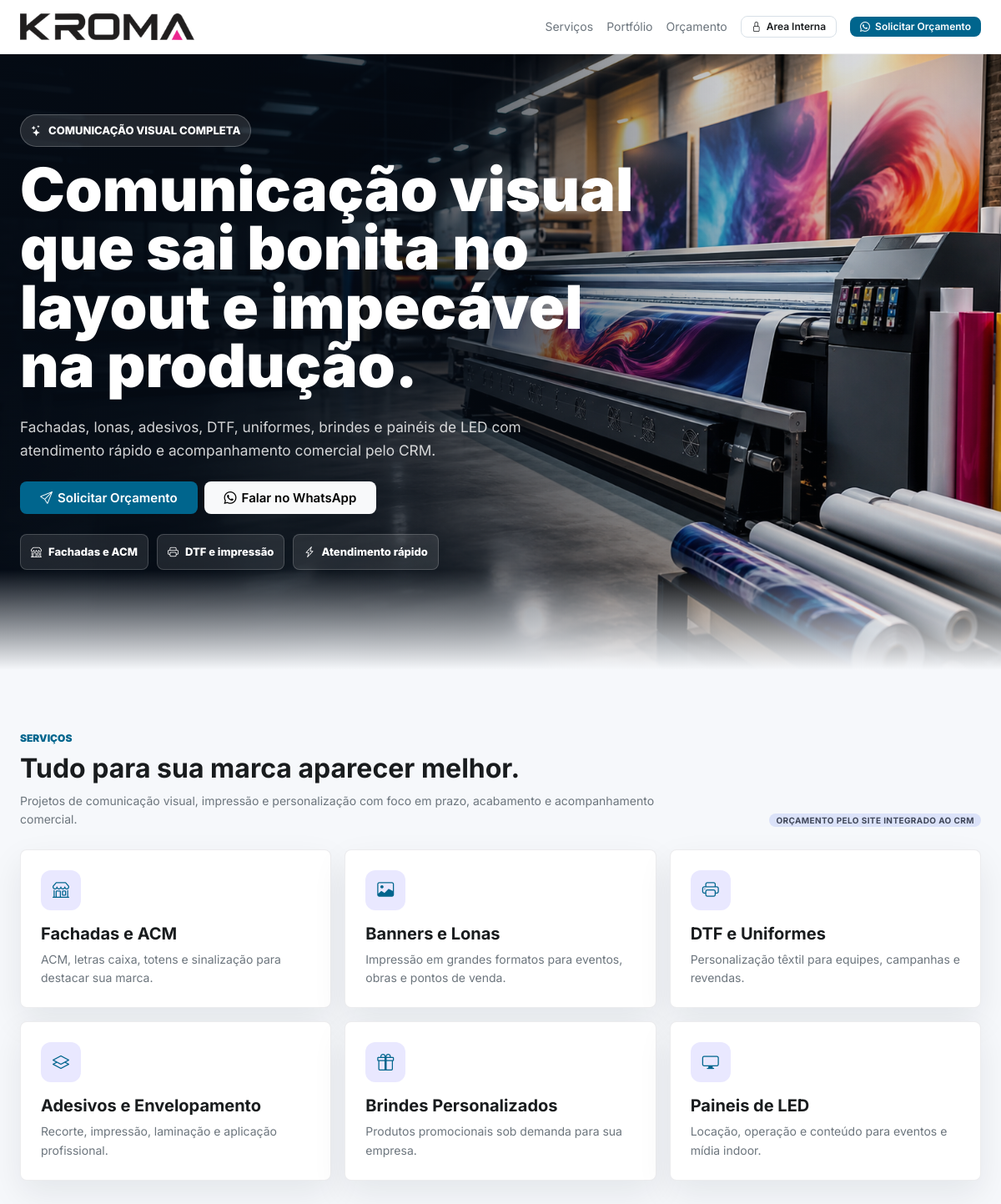
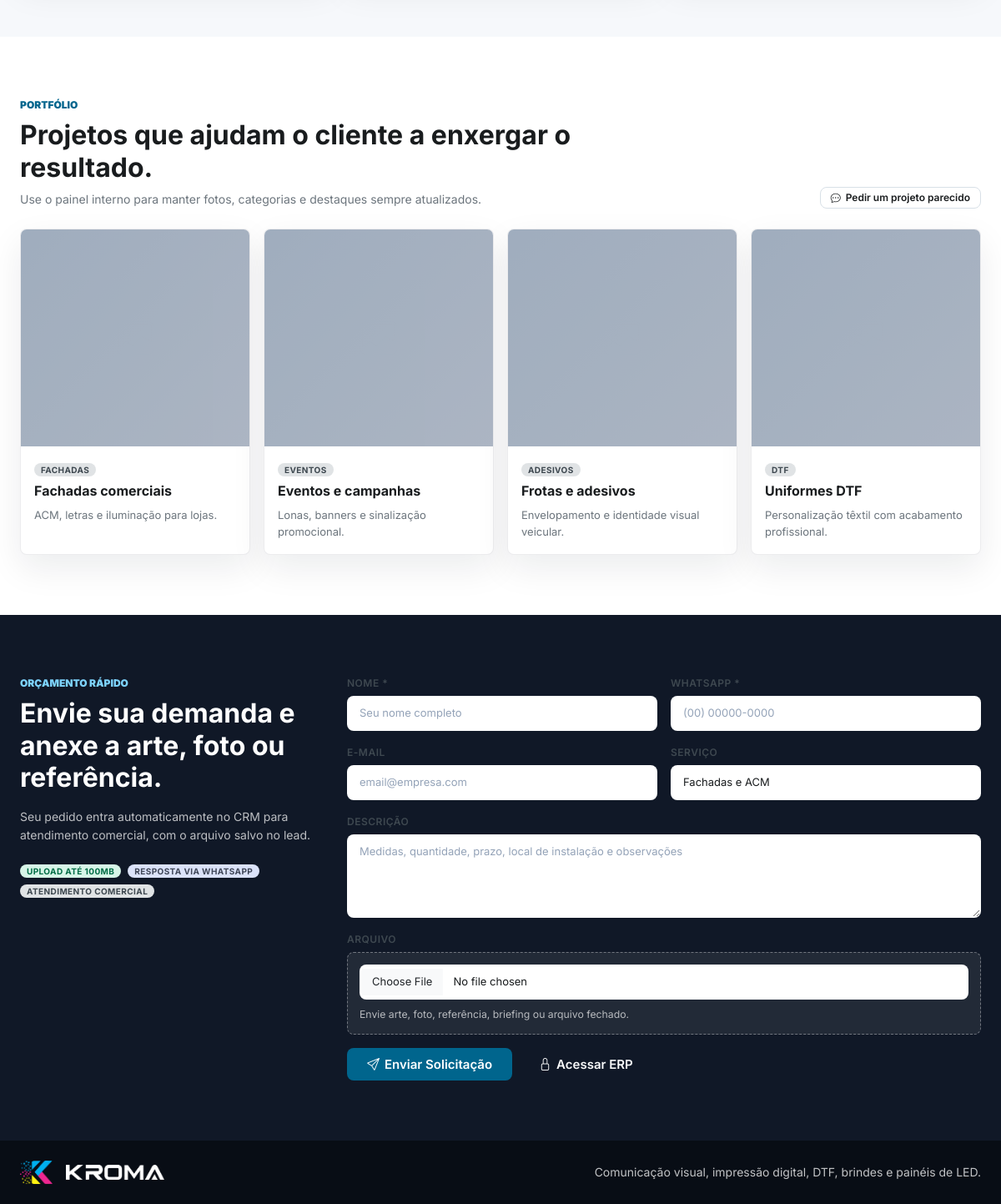
The page / on the database its author committed (2 pictures, top to bottom).
### tables this page shows
CREATE TABLE IF NOT EXISTS site_configuracoes (
    id                  INT UNSIGNED AUTO_INCREMENT PRIMARY KEY,
    google_analytics_id VARCHAR(80),
    seo_titulo          VARCHAR(180),
    seo_descricao       VARCHAR(320),
    seo_keywords        TEXT,
    canonical_url       VARCHAR(300),
    hero_badge          VARCHAR(120),
    hero_titulo         VARCHAR(220),
    hero_subtitulo      TEXT,
    hero_cta_texto      VARCHAR(80),
    hero_cta_secundario VARCHAR(80),
    hero_image_url      VARCHAR(500),
    created_at          DATETIME DEFAULT CURRENT_TIMESTAMP,
    updated_at          DATETIME DEFAULT CURRENT_TIMESTAMP ON UPDATE CURRENT_TIMESTAMP
);

CREATE TABLE IF NOT EXISTS site_servicos (
    id          INT UNSIGNED AUTO_INCREMENT PRIMARY KEY,
    titulo      VARCHAR(150) NOT NULL,
    descricao   TEXT,
    icone       VARCHAR(80) DEFAULT 'bi-stars',
    ordem       INT DEFAULT 0,
    ativo       TINYINT(1) DEFAULT 1,
    created_at  DATETIME DEFAULT CURRENT_TIMESTAMP,
    updated_at  DATETIME DEFAULT CURRENT_TIMESTAMP ON UPDATE CURRENT_TIMESTAMP,
    INDEX idx_ativo_ordem (ativo, ordem)
);

CREATE TABLE IF NOT EXISTS site_portfolio (
    id          INT UNSIGNED AUTO_INCREMENT PRIMARY KEY,
    titulo      VARCHAR(150) NOT NULL,
    categoria   VARCHAR(100),
    descricao   TEXT,
    imagem_url  VARCHAR(500),
    ordem       INT DEFAULT 0,
    ativo       TINYINT(1) DEFAULT 1,
    created_at  DATETIME DEFAULT CURRENT_TIMESTAMP,
    updated_at  DATETIME DEFAULT CURRENT_TIMESTAMP ON UPDATE CURRENT_TIMESTAMP,
    INDEX idx_ativo_ordem (ativo, ordem)
);

### app/Views/landing/index.php (the view)
<?php
$site = $site ?? [];
$servicos = $servicos ?? [];
$portfolio = $portfolio ?? [];
$empresa = $empresa ?? [];
$heroImage = $heroImage ?? APP_URL . '/public/assets/img/landing-hero-printshop.png';
$whats = preg_replace('/\D+/', '', $empresa['whatsapp'] ?? $empresa['telefone'] ?? '');
$whatsNumero = $whats && str_starts_with($whats, '55') ? $whats : '55' . ltrim($whats, '0');
$whatsUrl = $whats ? 'https://wa.me/' . $whatsNumero : '#orcamento';
?>
<section class="landing-hero" style="--hero-image:url('<?= htmlspecialchars($heroImage, ENT_QUOTES) ?>');">
    <div class="container-fluid px-4">
        <div class="hero-content">
            <div class="hero-kicker mb-3">
                <i class="bi bi-stars"></i>
                <?= htmlspecialchars($site['hero_badge'] ?? 'Comunicação visual completa') ?>
            </div>
            <h1 class="hero-title mb-4"><?= htmlspecialchars($site['hero_titulo'] ?? 'Comunicação visual que sai bonita no layout e impecável na produção.') ?></h1>
            <p class="hero-copy mb-4"><?= htmlspecialchars($site['hero_subtitulo'] ?? 'Fachadas, lonas, adesivos, DTF, uniformes, brindes e painéis de LED com atendimento rápido e acompanhamento comercial pelo CRM.') ?></p>
            <div class="d-flex flex-wrap gap-2 mb-4">
                <a href="#orcamento" class="btn btn-primary btn-lg"><i class="bi bi-send"></i> <?= htmlspecialchars($site['hero_cta_texto'] ?? 'Solicitar Orçamento') ?></a>
                <a href="<?= htmlspecialchars($whatsUrl) ?>" target="_blank" rel="noopener" class="btn btn-light btn-lg"><i class="bi bi-whatsapp"></i> <?= htmlspecialchars($site['hero_cta_secundario'] ?? 'Falar no WhatsApp') ?></a>
            </div>
            <div class="hero-stats">
                <span class="hero-stat"><i class="bi bi-shop"></i> Fachadas e ACM</span>
                <span class="hero-stat"><i class="bi bi-printer"></i> DTF e impressão</span>
                <span class="hero-stat"><i class="bi bi-lightning-charge"></i> Atendimento rápido</span>
            </div>
        </div>
    </div>
</section>
<section class="landing-section" id="servicos">
    <div class="container-fluid px-4">
        <div class="row align-items-end g-3 mb-4">
            <div class="col-lg-8">
                <div class="section-eyebrow mb-2">Serviços</div>
                <h2 class="fw-bold mb-2">Tudo para sua marca aparecer melhor.</h2>
                <p class="text-secondary mb-0">Projetos de comunicação visual, impressão e personalização com foco em prazo, acabamento e acompanhamento comercial.</p>
            </div>
            <div class="col-lg-4 text-lg-end">
                <span class="badge badge-info">Orçamento pelo site integrado ao CRM</span>
            </div>
        </div>
        <div class="row g-3">
            <?php foreach ($servicos as $servico): ?>
            <div class="col-md-6 col-xl-4">
                <article class="landing-card service-card">
                    <div class="kpi-icon primary mb-3"><i class="bi <?= htmlspecialchars($servico['icone'] ?? 'bi-stars') ?>"></i></div>
                    <h3 class="h5 fw-bold"><?= htmlspecialchars($servico['titulo'] ?? '') ?></h3>
                    <p class="text-secondary mb-0"><?= htmlspecialchars($servico['descricao'] ?? '') ?></p>
                </article>
            </div>
            <?php endforeach; ?>
        </div>
    </div>
</section>
<section class="landing-section bg-white" id="portfolio">
    <div class="container-fluid px-4">
        <div class="row align-items-end g-3 mb-4">
            <div class="col-lg-8">
                <div class="section-eyebrow mb-2">Portfólio</div>
                <h2 class="fw-bold mb-2">Projetos que ajudam o cliente a enxergar o resultado.</h2>
                <p class="text-secondary mb-0">Use o painel interno para manter fotos, categorias e destaques sempre atualizados.</p>
            </div>
            <div class="col-lg-4 text-lg-end">
                <a class="btn btn-secondary btn-sm" href="#orcamento"><i class="bi bi-chat-dots"></i> Pedir um projeto parecido</a>
            </div>
        </div>
        <div class="row g-3">
            <?php foreach ($portfolio as $item): ?>
            <div class="col-md-6 col-xl-3">
                <article class="landing-card overflow-hidden h-100">
                    <div class="portfolio-shot">
                        <?php if (!empty($item['imagem_url'])): ?>
                            <img src="<?= htmlspecialchars($item['imagem_url']) ?>" alt="<?= htmlspecialchars($item['titulo'] ?? 'Projeto de comunicação visual') ?>">
                        <?php else: ?>
                            <div class="placeholder"><i class="bi bi-image"></i></div>
                        <?php endif; ?>
                    </div>
                    <div class="p-3">
                        <span class="badge badge-secondary mb-2"><?= htmlspecialchars($item['categoria'] ?? 'Projeto KROMA') ?></span>
                        <h3 class="h6 fw-bold mb-2"><?= htmlspecialchars($item['titulo'] ?? '') ?></h3>
                        <p class="text-secondary mb-0" style="font-size:13px;"><?= htmlspecialchars($item['descricao'] ?? '') ?></p>
                    </div>
                </article>
            </div>
            <?php endforeach; ?>
        </div>
    </div>
</section>
<section class="landing-section quote-band" id="orcamento">
    <div class="container-fluid px-4">
        <div class="row g-4 align-items-start">
            <div class="col-lg-4">
                <div class="section-eyebrow mb-2" style="color:#7dd3fc;">Orçamento rápido</div>
                <h2 class="fw-bold mb-3">Envie sua demanda e anexe a arte, foto ou referência.</h2>
                <p class="mb-4" style="color:rgba(255,255,255,0.72);">Seu pedido entra automaticamente no CRM para atendimento comercial, com o arquivo salvo no lead.</p>
                <div class="d-flex flex-wrap gap-2">
                    <span class="badge badge-success">Upload até 100MB</span>
                    <span class="badge badge-info">Resposta via WhatsApp</span>
                    <span class="badge badge-secondary">Atendimento comercial</span>
                </div>
            </div>
            <div class="col-lg-8">
                <form action="<?= APP_URL ?>/orcamento-rapido" method="POST" enctype="multipart/form-data" class="row g-3" data-loading>
                    <div class="col-md-6">
                        <label class="form-label">Nome *</label>
                        <input class="form-control" name="nome" required placeholder="Seu nome completo">
                    </div>
                    <div class="col-md-6">
                        <label class="form-label">WhatsApp *</label>
                        <input class="form-control" name="whatsapp" required data-mask="telefone" placeholder="(00) 00000-0000">
                    </div>
                    <div class="col-md-6">
                        <label class="form-label">E-mail</label>
                        <input class="form-control" type="email" name="email" placeholder="email@empresa.com">
                    </div>
                    <div class="col-md-6">
                        <label class="form-label">Serviço</label>
                        <select class="form-select" name="servico">
                            <?php foreach ($servicos as $servico): ?>
                                <option><?= htmlspecialchars($servico['titulo'] ?? '') ?></option>
                            <?php endforeach; ?>
                        </select>
                    </div>
                    <div class="col-12">
                        <label class="form-label">Descrição</label>
                        <textarea class="form-control" name="mensagem" rows="4" placeholder="Medidas, quantidade, prazo, local de instalação e observações"></textarea>
                    </div>
                    <div class="col-12">
                        <label class="form-label">Arquivo</label>
                        <div class="file-drop">
                            <input class="form-control" type="file" name="arquivo" accept=".pdf,.cdr,.ai,.eps,.psd,.png,.jpg,.jpeg,.webp,.zip,.rar,image/*,application/pdf">
                            <div class="small mt-2" style="color:rgba(255,255,255,0.68);">Envie arte, foto, referência, briefing ou arquivo fechado.</div>
                        </div>
                    </div>
                    <div class="col-12 d-flex flex-wrap gap-2">
                        <button class="btn btn-primary btn-lg" type="submit"><i class="bi bi-send"></i> Enviar Solicitação</button>
                        <a class="btn btn-outline-light btn-lg" href="<?= APP_URL ?>/login"><i class="bi bi-lock"></i> Acessar ERP</a>
                    </div>
                </form>
            </div>
        </div>
    </div>
</section>
<footer class="py-4" style="background:#080d15; color:#fff;">
    <div class="container-fluid px-4 d-flex flex-wrap align-items-center justify-content-between gap-3">
        <div class="d-flex align-items-center gap-3">
            <img src="<?= APP_URL ?>/public/assets/img/icone.png" alt="KROMA" style="height:28px;width:auto;">
            <img src="<?= APP_URL ?>/public/assets/img/nome.png" alt="KROMA PRINT" style="height:18px;width:auto;filter:brightness(0) invert(1);">
        </div>
        <span class="opacity-75">Comunicação visual, impressão digital, DTF, brindes e painéis de LED.</span>
    </div>
</footer>

### app/Services/Router.php (shortened to what the rows shown need)
<?php
class Router
{
    private array $routes = [];
    private string $basePath = '';
    public function __construct()
    {
        $scriptDir = dirname($_SERVER['SCRIPT_NAME']);
        $this->basePath = rtrim($scriptDir, '/');
    }
    private function addRoute(string $method, string $path, $handler): void
    {
        $this->routes[] = [
            'method'  => $method,
            'path'    => $path,
            'handler' => $handler,
        ];
    }
    public function dispatch(): void
    {
        $uri    = $_SERVER['REQUEST_URI'];
        $uri = '/' . ltrim(substr($uri, strlen($this->basePath)), '/');
        $uri = rtrim($uri, '/') ?: '/';
        foreach ($this->routes as $route) {
            $pattern = $this->pathToRegex($route['path']);
            if (preg_match($pattern, $uri, $matches)) {
                $params = array_filter($matches, 'is_string', ARRAY_FILTER_USE_KEY);
                $this->callHandler($route['handler'], $params);
                return;
            }
        }
    }
    private function pathToRegex(string $path): string
    {
        $pattern = preg_replace('/\/:([^\/]+)/', '/(?P<$1>[^/]+)', $path);
        return '#^' . $pattern . '$#';
    }
    private function callHandler($handler, array $params): void
    {
        if (is_string($handler) && strpos($handler, '@') !== false) {
            [$class, $method] = explode('@', $handler);
            $controller = new $fullClass();
            call_user_func_array([$controller, $method], $params);
            return;
        }
    }
}

### rows shown on the page
site_configuracoes: hero_badge "COMUNICAÇÃO VISUAL COMPLETA", hero_titulo "Comunicação visual que sai bonita no layout e impecável na produção.", hero_subtitulo "Fachadas, lonas, adesivos, DTF, uniformes, brindes e painéis de LED com atendimento rápido e acompanhamento comercial pelo CRM.", hero_cta_texto "Solicitar Orçamento", hero_cta_secundario "Falar no WhatsApp"
site_servicos: titulo "Fachadas e ACM", descricao "ACM, letras caixa, totens e sinalização para destacar sua marca."
site_servicos: titulo "Banners e Lonas", descricao "Impressão em grandes formatos para eventos, obras e pontos de venda."
site_servicos: titulo "DTF e Uniformes", descricao "Personalização têxtil para equipes, campanhas e revendas."
site_servicos: titulo "Adesivos e Envelopamento", descricao "Recorte, impressão, laminação e aplicação profissional."
site_servicos: titulo "Brindes Personalizados", descricao "Produtos promocionais sob demanda para sua empresa."
site_servicos: titulo "Paineis de LED", descricao "Locação, operação e conteúdo para eventos e mídia indoor."
site_portfolio: categoria "FACHADAS", titulo "Fachadas comerciais", descricao "ACM, letras e iluminação para lojas."
site_portfolio: categoria "EVENTOS", titulo "Eventos e campanhas", descricao "Lonas, banners e sinalização promocional."
site_portfolio: categoria "ADESIVOS", titulo "Frotas e adesivos", descricao "Envelopamento e identidade visual veicular."
site_portfolio: categoria "DTF", titulo "Uniformes DTF", descricao "Personalização têxtil com acabamento profissional."

### other values the page prints
form field servico "Fachadas e ACM"
